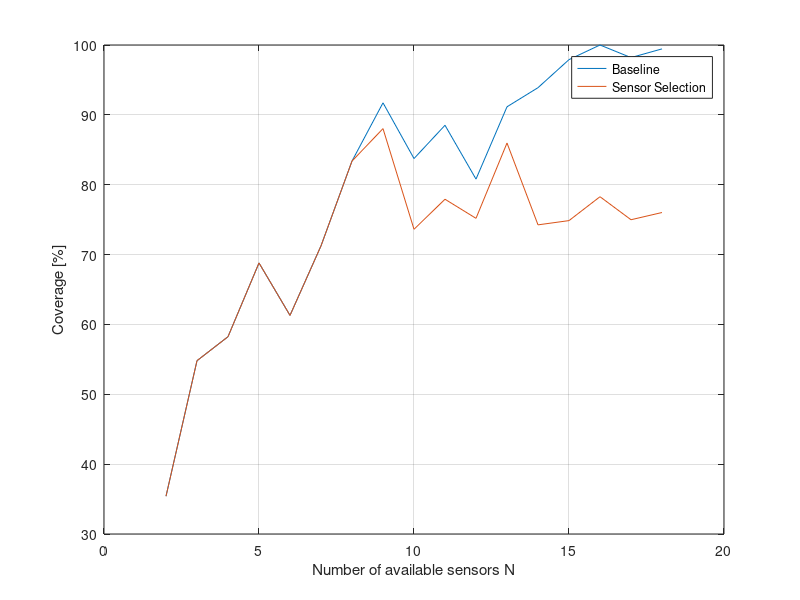
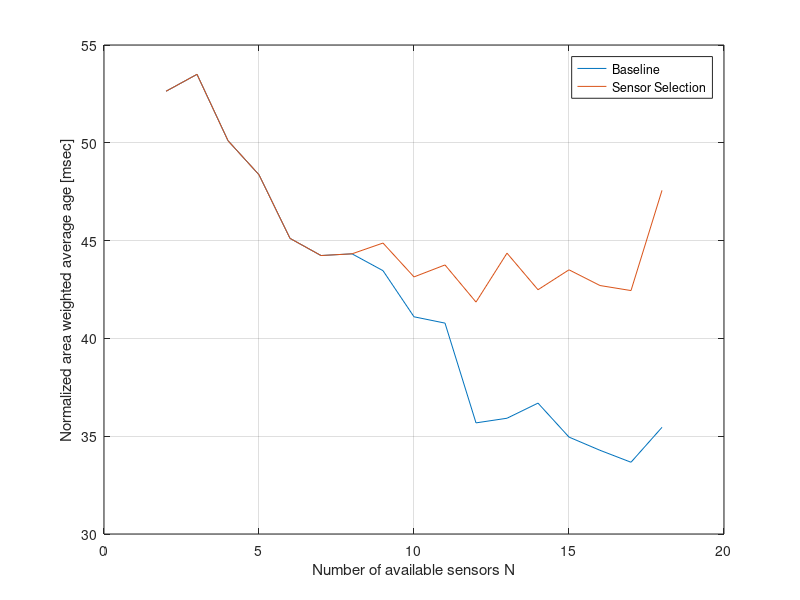

The MATLAB source for these figures, in order:
clear all;
clc;
close all;

%% Parameters
N = 2:18;
k = 8;

%% Coverage 

coverageAreaBaseline = load('coverageAreaBaseline');
coverageAreaBaseline = coverageAreaBaseline.coverageAreaBaseline;

coverageAreaSensSelec = load('coverageAreaSensSelec');
coverageAreaSensSelec = coverageAreaSensSelec.coverageAreaSensSelec;

figure;
plot(N,coverageAreaBaseline); hold on; grid on;
plot(N,coverageAreaSensSelec);

legend('Baseline','Sensor Selection');
xlabel('Number of available sensors N');
ylabel('Coverage [%]');

%% Age of coverage

areaWeightedAgeBaseline = load('areaWeightedAgeBaseline');
areaWeightedAgeSensSelec = load('areaWeightedAgeSensSelec');
areaWeightedAgeAgeMin = load('areaWeightedAgeAgeMin');

areaWeightedAgeBaseline = areaWeightedAgeBaseline.areaWeightedAgeBaseline;
areaWeightedAgeSensSelec = areaWeightedAgeSensSelec.areaWeightedAgeSensSelec;
areaWeightedAgeAgeMin = areaWeightedAgeAgeMin.areaWeightedAgeAgeMin;

figure();
plot(N,areaWeightedAgeBaseline); hold on; grid on;
plot(N, areaWeightedAgeSensSelec);
%plot(N, areaWeightedAgeAgeMin)
legend('Baseline','Sensor Selection');
xlabel('Number of available sensors N');
ylabel('Normalized area weighted average age [msec]');